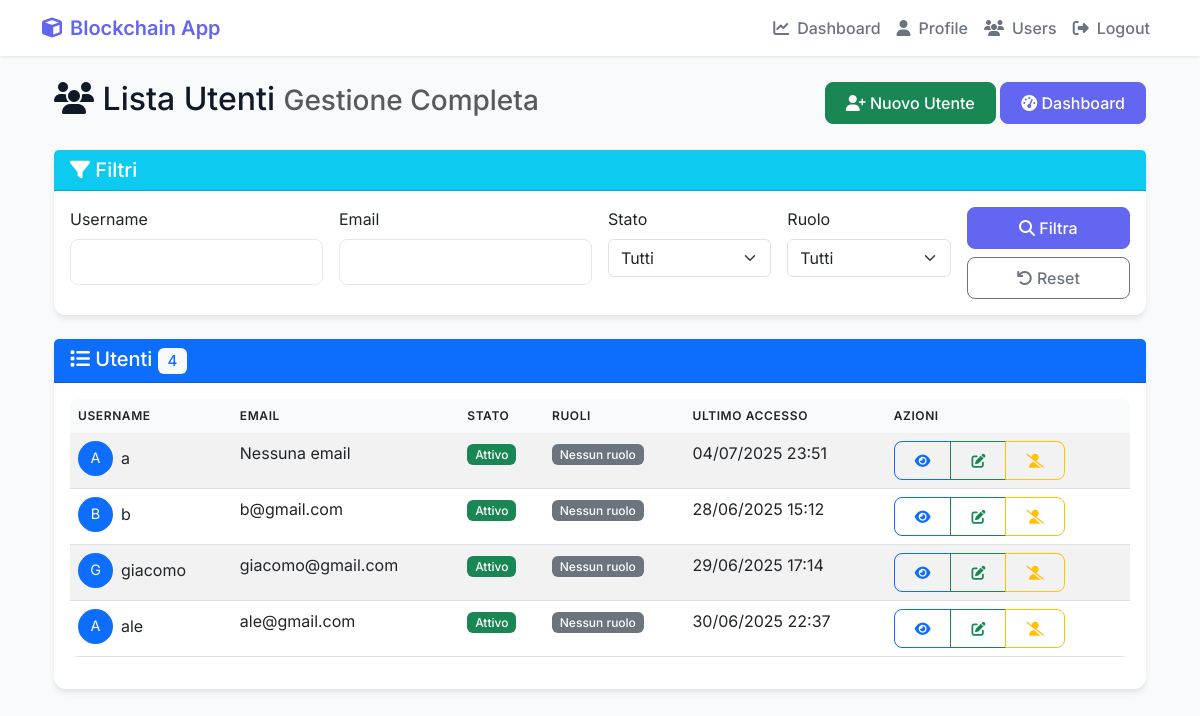
Before: /user-management/users/ (signed in) with the older database file.
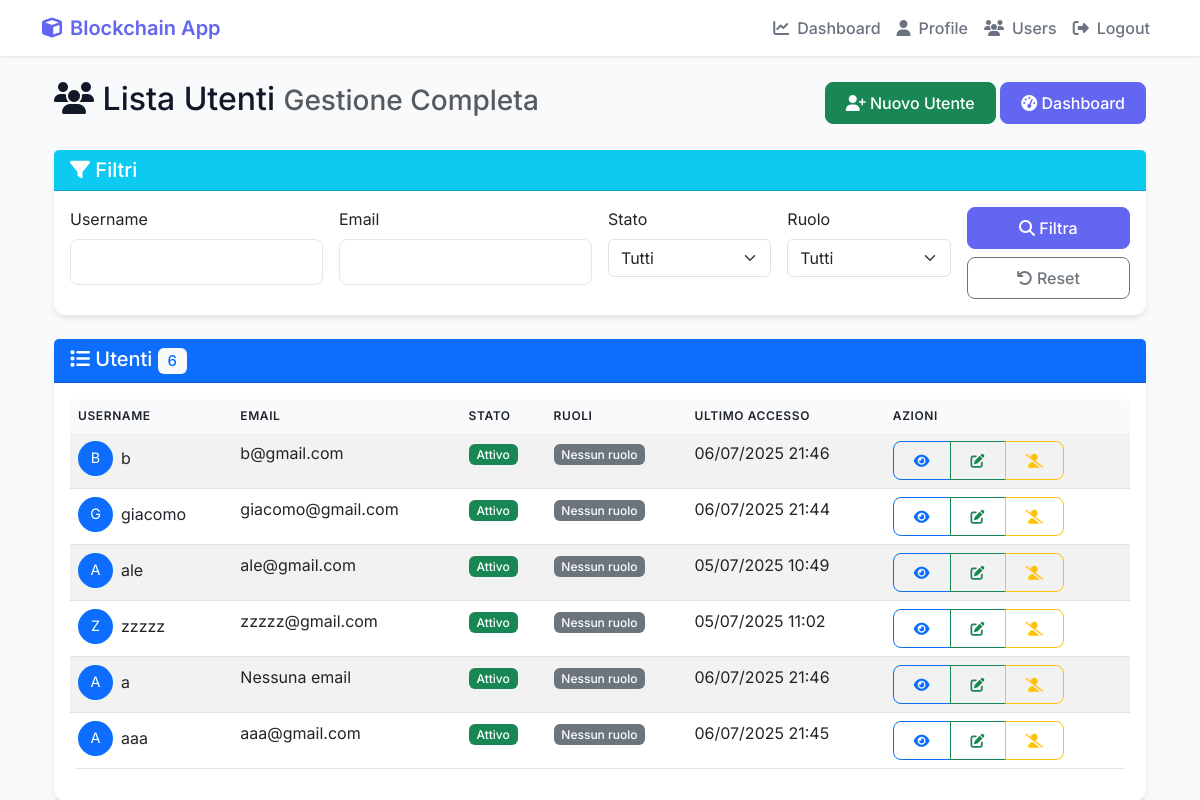
After: the same page with the newer database file.
### Cripto1/models.py (models this page shows, shortened)
class UserProfile(models.Model):
    user = models.OneToOneField(User, on_delete=models.CASCADE)
    user_key = models.CharField(max_length=255, unique=True) # Keep as a unique identifier (can be hash of public key)
    public_key = models.TextField(null=True, blank=True) # Allow null for existing rows
    private_key = EncryptedTextField(null=True, blank=True) # Allow null for existing rows
    balance = models.FloatField(default=0.0)
    created_at = models.DateTimeField(auto_now_add=True)
    profile_picture = models.ImageField(upload_to='profile_pics/', blank=True, null=True)
    is_active = models.BooleanField(default=True)
    last_login_ip = models.GenericIPAddressField(null=True, blank=True)
    last_login_date = models.DateTimeField(null=True, blank=True)
    login_attempts = models.IntegerField(default=0)
    locked_until = models.DateTimeField(null=True, blank=True)
    sso_provider = models.CharField(max_length=50, blank=True, null=True)  # Per SSO
    sso_id = models.CharField(max_length=255, blank=True, null=True)  # ID esterno per SSO
    department = models.CharField(max_length=100, blank=True, null=True)
    position = models.CharField(max_length=100, blank=True, null=True)
    phone = models.CharField(max_length=20, blank=True, null=True)
    emergency_contact = models.CharField(max_length=255, blank=True, null=True)
    notes = models.TextField(blank=True, null=True)
    def is_locked(self):
        if self.locked_until and timezone.now() < self.locked_until:
            return True
        return False
    def update_last_login(self, ip_address=None):
        self.last_login_date = timezone.now()
        if ip_address:
            self.last_login_ip = ip_address
        self.save()

### Cripto1/views.py (the view)
    def wrapper(request, *args, **kwargs):
        if not request.user.is_authenticated:
            messages.error(request, "Devi essere autenticato per accedere a questa sezione.")
            return redirect('Cripto1:login')
        return view_func(request, *args, **kwargs)

### Cripto1/views.py (called while the page is built)
def user_management_required(view_func):
    def wrapper(request, *args, **kwargs):
        if not request.user.is_authenticated:
            messages.error(request, "Devi essere autenticato per accedere a questa sezione.")
            return redirect('Cripto1:login')
        return view_func(request, *args, **kwargs)
    return wrapper

### Cripto1/templates/Cripto1/user_management/user_list.html (shortened to what the changed rows need)
{% extends 'Cripto1/base.html' %}
{% load static %}
{% block content %}
<div class="container-fluid mt-4">
    <div class="row">
        <div class="col-12">
            <div class="d-flex justify-content-between align-items-center mb-4">
                <h2>
                    <i class="fas fa-users"></i> Lista Utenti
                    <small class="text-muted">Gestione Completa</small>
                </h2>
            </div>
        </div>
    </div>
    <div class="row">
        <div class="col-12">
            <div class="card border-primary">
                <div class="card-header bg-primary text-white">
                    <h5 class="mb-0">
                        <i class="fas fa-list"></i> Utenti
                        <span class="badge bg-light text-primary">{{ page_obj.paginator.count }}</span>
                    </h5>
                </div>
                <div class="card-body">
                    {% if page_obj %}
                        <div class="table-responsive">
                            <table class="table table-striped table-hover">
                                <thead>
                                    <tr>
                                        <th>Username</th>
                                        <th>Email</th>
                                        <th>Stato</th>
                                        <th>Ruoli</th>
                                        <th>Ultimo Accesso</th>
                                        <th>Azioni</th>
                                    </tr>
                                </thead>
                                <tbody>
                                    {% for user_profile in page_obj %}
                                        <tr>
                                            <td>
                                                <div class="d-flex align-items-center">
                                                    <div class="bg-primary text-white rounded-circle d-flex align-items-center justify-content-center me-2" style="width: 35px; height: 35px; font-size: 0.9rem;">
                                                        {{ user_profile.user.username|first|upper }}
                                                    </div>
                                                    {{ user_profile.user.username }}
                                                </div>
                                            </td>
                                            <td>{{ user_profile.user.email|default:"Nessuna email" }}</td>
                                            <td>
                                                {% if user_profile.is_active %}
                                                    <span class="badge bg-success">Attivo</span>
                                                {% else %}
                                                    {% if user_profile.login_attempts >= 3 %}
                                                        <span class="badge bg-danger">Bloccato</span>
                                                    {% else %}
                                                        <span class="badge bg-warning text-dark">Inattivo</span>
                                                    {% endif %}
                                                {% endif %}
                                            </td>
                                            <td>
                                                {% for user_role in user_profile.user.userrole_set.all %}
                                                    <span class="badge bg-info">{{ user_role.role.name }}</span>
                                                {% empty %}
                                                    <span class="badge bg-secondary">Nessun ruolo</span>
                                                {% endfor %}
                                            </td>
                                            <td>
                                                {% if user_profile.user.last_login %}
                                                    {{ user_profile.user.last_login|date:"d/m/Y H:i" }}
                                                {% else %}
                                                    <span class="text-muted">Mai</span>
                                                {% endif %}
                                            </td>
                                            <td>
                                                <div class="btn-group">
                                                    <a href="{% url 'Cripto1:user_detail' user_profile.user.id %}" class="btn btn-sm btn-outline-primary">
                                                        <i class="fas fa-eye"></i>
                                                    </a>
                                                    <a href="{% url 'Cripto1:edit_user' user_profile.user.id %}" class="btn btn-sm btn-outline-success">
                                                        <i class="fas fa-edit"></i>
                                                    </a>
                                                    {% if user_profile.is_active %}
                                                        <a href="{% url 'Cripto1:toggle_user_status' user_profile.user.id %}" class="btn btn-sm btn-outline-warning">
                                                            <i class="fas fa-user-slash"></i>
                                                        </a>
                                                    {% else %}
                                                        <a href="{% url 'Cripto1:toggle_user_status' user_profile.user.id %}" class="btn btn-sm btn-outline-success">
                                                            <i class="fas fa-user-check"></i>
                                                        </a>
                                                    {% endif %}
                                                </div>
                                            </td>
                                        </tr>
                                    {% endfor %}
                                </tbody>
                            </table>
                        </div>
                    {% else %}
                        <div class="text-center py-4">
                            <i class="fas fa-users fa-3x text-muted mb-3"></i>
                            <h5 class="text-muted">Nessun utente trovato</h5>
                            <p>Prova a modificare i filtri o <a href="{% url 'Cripto1:create_user' %}">crea un nuovo utente</a>.</p>
                        </div>
                    {% endif %}
                </div>
            </div>
        </div>
    </div>
</div>
{% endblock %}

Changed rows visible on the page:
removed UserProfile: user.username|first "A", user.username "a", user.email "Nessuna email", is_active "Attivo", user.last_login "04/07/2025 23:51"
changed UserProfile "b@gmail.com": user.last_login "28/06/2025 15:12" → "06/07/2025 21:46"
changed UserProfile "giacomo": user.last_login "29/06/2025 17:14" → "06/07/2025 21:44"
changed UserProfile "ale": user.last_login "30/06/2025 22:37" → "05/07/2025 10:49"
added UserProfile: user.username|first "Z", user.username "zzzzz", user.email "zzzzz@gmail.com", is_active "Attivo", user.last_login "05/07/2025 11:02"
added UserProfile: user.username|first "A", user.username "a", user.email "Nessuna email", is_active "Attivo", user.last_login "06/07/2025 21:46"
added UserProfile: user.username|first "A", user.username "aaa", user.email "aaa@gmail.com", is_active "Attivo", user.last_login "06/07/2025 21:45"
Other visible differences:
{{ page_obj.paginator.count }}: "4" → "6"
